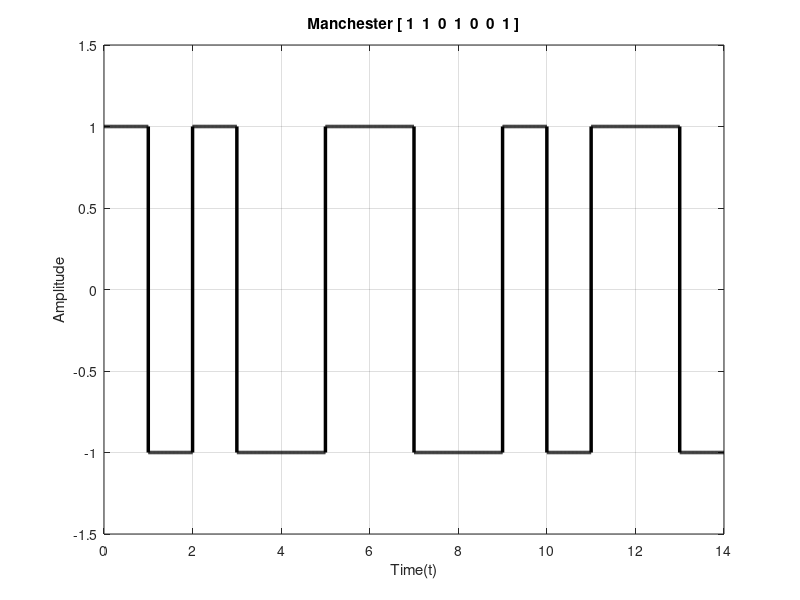

Write MATLAB code to recreate this figure.
clear all;
close all;
clc;
fs=100;
t=0: 1/fs:1;
bit=[1 1 0 1 0 0 1];
nbit=[];
Time=[];
Dig_Sig=[];
k=1;
for i=1: 1 : length(bit)
    if(bit(i)==1)
        nbit(k)=1;
        nbit(k+1)=-1;
    end
    if(bit(i)==0)
        nbit(k)=-1;
        nbit(k+1)=1;
    end
    k=k+2;
end
for i=1: 1 : length(nbit)
    Dig_Sig=[Dig_Sig (nbit(i)==1)*...
        ones(1,length(t)) + (nbit(i)==-1)*-ones(1,length(t))];
    Time=[Time t]; t=t+1;
end
subplot(1,1,1);
plot(Time,Dig_Sig, 'black','LineWidth',2.5);
axis([ 0 Time(end) -1.5 1.5]);
grid on;
xlabel('Time(t)');
ylabel('Amplitude');
title(['Manchester [ ' num2str(bit) ' ]']);